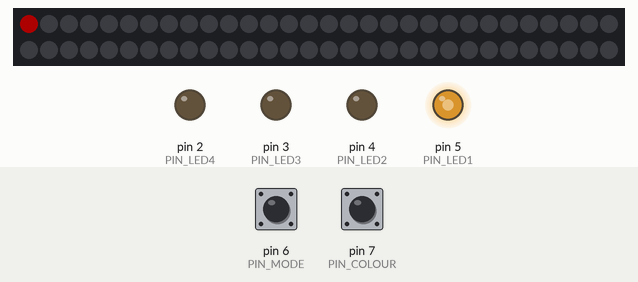
Simulated run of this sketch. Board: Arduino Uno, built with avr-gcc and run on an emulated ATmega328P. Shown: 60 RGB LEDs in strip order, left to right, continuing on the next row, output pins drawn as LEDs (lit = HIGH). Dashed ring = blinking. The test bench sets the inputs (shaded band); at power-on: pin 7 (PIN_COLOUR) HIGH, pin 6 (PIN_MODE) HIGH. Dim RGB values are drawn brighter than linear.

Above: at 1.6 s.
1.7 s: pin 7 (PIN_COLOUR) pulled LOW for 0.15 s
4.8 s: pin 6 (PIN_MODE) pulled LOW for 0.15 s
At 5.4 s:
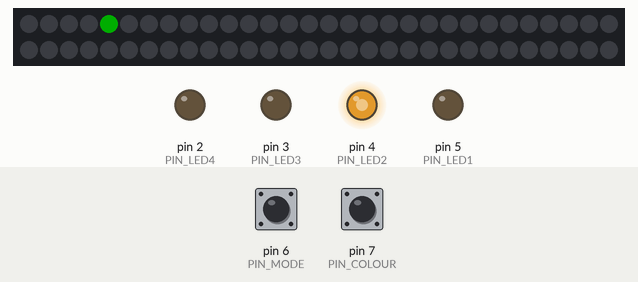
5.5 s: pin 6 (PIN_MODE) pulled LOW for 1 s
At 6.8 s:
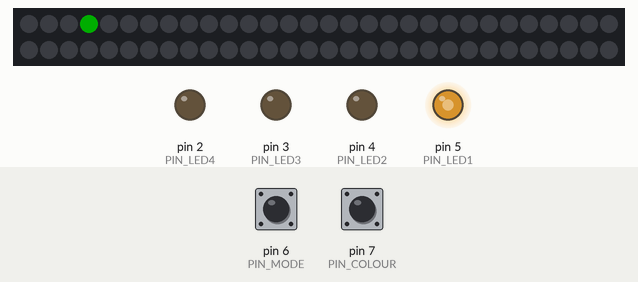
7.1 s: pin 6 (PIN_MODE) pulled LOW for 0.15 s
At 7.7 s:
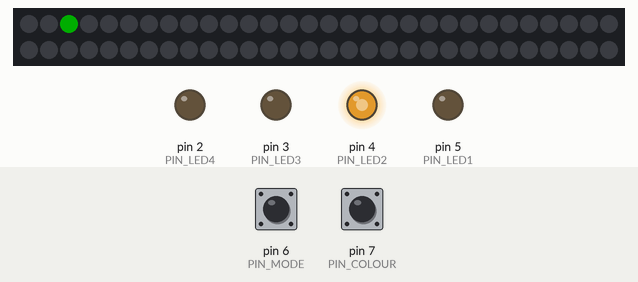
7.8 s: pin 7 (PIN_COLOUR) pulled LOW for 1 s
At 9.3 s:
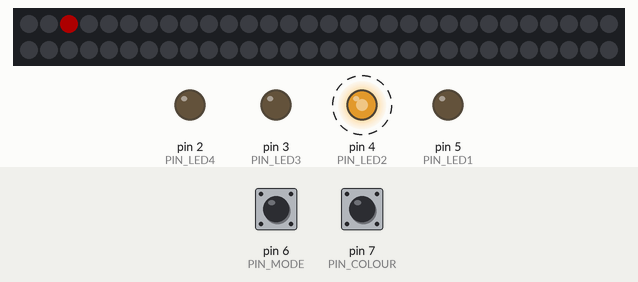
9.4 s: pin 6 (PIN_MODE) pulled LOW for 0.15 s
At 10.8 s:
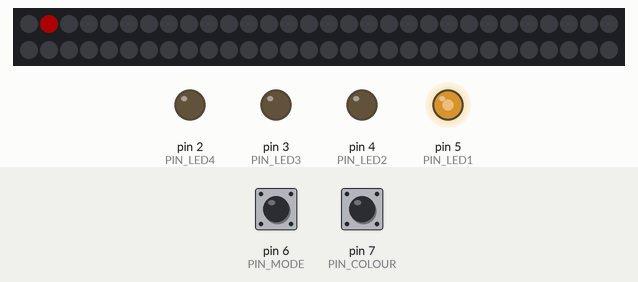
Timing chart, 0 to 11.1 s (numbered marks = the images above; inputs shaded):
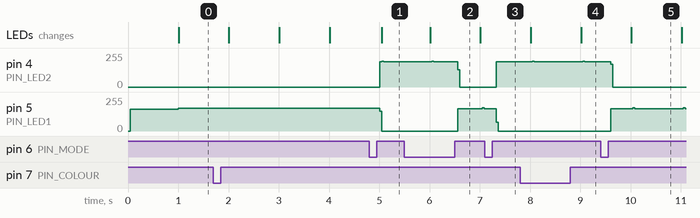

The sketch:

lightstick.ino
```cpp
/*
 * LightStick v1.1
 *
 */
#include <Adafruit_NeoPixel.h>

/* PARAMETERS --------------------------------------*/
// Number of rgb in strip.
#define NUM_STRIP 60

// Button Debounce time.
unsigned long debounceDelay = 50;

unsigned long programDelay = 1000;

/* Pin Definitions. --------------------------------*/
// Strip.
#define PIN_STRIP 9
// Buttons. [YELLOW=D6, GREEN=D7]
#define PIN_COLOUR 7
#define PIN_MODE 6
// LEDs.
#define PIN_LED1 5
#define PIN_LED2 4
#define PIN_LED3 3
#define PIN_LED4 2

/* Constants. --------------------------------------*/
// Program Modes.
#define MODE_TOTAL 2
#define MODE_1 0
#define MODE_2 1
#define MODE_3 2
#define MODE_4 3

// Program Colours.
#define COLOUR_TOTAL 2
#define COLOUR_RED 0
#define COLOUR_GREEN 1

/* Variables. --------------------------------------*/
// WS2812 Pixels.
Adafruit_NeoPixel strip = Adafruit_NeoPixel(NUM_STRIP, PIN_STRIP, NEO_GRB + NEO_KHZ800);

int mode = 0;                 // Program Mode.
int colour = 0;               // Program Colour.

// Button variables.
int bsColour = HIGH;          // current reading from the colour button.
int lbsColour = HIGH;         // previous reading from the colour button.
unsigned long lbtColour = 0;  // Last time the state was toggled.
int bsMode = HIGH;
int lbsMode = HIGH;
unsigned long lbtMode = 0;

int currentStrip = 0;   // current RGB that's on.
unsigned long lastTimeProgram = 0;  // Last time RGB was updated.

void setup() {
  // Debug to console.
  Serial.begin(115200);

  // Set pin modes.
  pinMode(PIN_STRIP, OUTPUT);
  pinMode(PIN_COLOUR, INPUT_PULLUP);
  pinMode(PIN_MODE, INPUT_PULLUP);
  pinMode(PIN_LED1, OUTPUT);
  pinMode(PIN_LED2, OUTPUT);
  pinMode(PIN_LED3, OUTPUT);
  pinMode(PIN_LED4, OUTPUT);

  // Initial mode state.
  mode = MODE_1;
  colour = COLOUR_RED;
  setLED(mode);

  strip.begin();
  strip.setBrightness(50);
  strip.show();   // Initialize all pixels to 'off'
}


void loop() {

  button_read();  // Process button actions.
  setLED(mode);   // Change mode indicator.

  // Program Switch.
  switch(mode) {
    case MODE_4:

      break;
    case MODE_3:

      break;
    case MODE_2:
      handleReverseSequential();
      break;
    case MODE_1:
      handleSequential();
      break;
    default:
      // Fault. Revert to MODE_1.
      mode = MODE_1;
      break;
  }

}

// Set the specific LED based on the mode.
void setLED(int m) {

  // Switch all LEDs off.
  digitalWrite(PIN_LED1, LOW);
  digitalWrite(PIN_LED2, LOW);
  digitalWrite(PIN_LED3, LOW);
  digitalWrite(PIN_LED4, LOW);

  switch(m){
    case MODE_4:
      digitalWrite(PIN_LED4, HIGH);
      break;
    case MODE_3:
      digitalWrite(PIN_LED3, HIGH);
      break;
    case MODE_2:
      digitalWrite(PIN_LED2, HIGH);
      break;
    case MODE_1:
      digitalWrite(PIN_LED1, HIGH);
      break;
    default:
      // Keep all LEDs off.
      break;
  }
}

// Set a single RGB at i, coloured c.
void setSingleStrip(uint16_t i, uint32_t c) {

  // Catch invalid RGB.
  if(i < 0 || i >= NUM_STRIP) {
    return;
  }

  // Turn all off.
  for(int x = 0; x < NUM_STRIP; x++) {
    strip.setPixelColor(x, 0);
  }

  // Set rgb at i, and display.
  strip.setPixelColor(i, c);
  strip.show();
}

// Process actions from the buttons.
// Alters 'colour' and 'mode' variables.
void button_read() {

  // Read PIN_COLOUR.
  int readingColour = digitalRead(PIN_COLOUR);

  // Reset the debouncing timer if changed due to noise.
  if(readingColour != lbsColour) {
    lbtColour = millis();
  }

  if((millis() - lbtColour) > debounceDelay) {
    // if button state has changed.
    if(readingColour != bsColour) {
      bsColour = readingColour;

      // Only toggle state if new button state is high.
      if(bsColour == HIGH) {
        // If button is successfully registered,
        // Switch colours.
        colour = (colour + 1) % COLOUR_TOTAL; // Change colour.
      }
    }
  }
  // Save the button reading.
  lbsColour = readingColour;


  // Read PIN_MODE.
  int readingMode = digitalRead(PIN_MODE);

  // Reset the debouncing timer if changed due to noise.
  if(readingMode != lbsMode) {
    lbtMode = millis();
  }

  if((millis() - lbtMode) > debounceDelay) {
    // if button state has changed.
    if(readingMode != bsMode) {
      bsMode = readingMode;

      // Only toggle state if new button state is high.
      if(bsMode == HIGH) {
        // If button is successfully registered,
        // Switch modes.
        mode = (mode + 1) % MODE_TOTAL;  // Change mode.
      }
    }
  }
  // Save the button reading.
  lbsMode = readingMode;
}


//// Handle the off mode.
//void handleOff() {
//  for(int x = 0; x < NUM_STRIP; x++) {
//    strip.setPixelColor(x, 0);
//  }
//  strip.show();
//}

void handleSequential() {

  if((millis() - lastTimeProgram) > 1000) {
    lastTimeProgram = millis();

    // Switch colour.
    uint32_t c;
    switch(colour) {
      case COLOUR_GREEN:
        c = strip.Color(0,255,0);
        break;
      case COLOUR_RED:
        c = strip.Color(255,0,0);
        break;
      default:
        colour = COLOUR_RED;
        c = strip.Color(255,0,0);
    }

    // Turn the LED on.
    setSingleStrip(currentStrip, c);

    // Move to next LED.
    currentStrip = (currentStrip + 1) % NUM_STRIP;


  } /* END program delay. */
}


void handleReverseSequential() {

  if((millis() - lastTimeProgram) > 1000) {
    lastTimeProgram = millis();

    // Switch colour.
    uint32_t c;
    switch(colour) {
      case COLOUR_GREEN:
        c = strip.Color(0,255,0);
        break;
      case COLOUR_RED:
        c = strip.Color(255,0,0);
        break;
      default:
        colour = COLOUR_RED;
        c = strip.Color(255,0,0);
    }

    // Turn the LED on.
    setSingleStrip(currentStrip, c);

    // Move to next LED.
    currentStrip = (NUM_STRIP + currentStrip - 1) % NUM_STRIP;


  } /* END program delay. */
}
```

Measured:
- after the input at 4.8 s, pin 4 (PIN_LED2): 0/255 → 189/255 after 0.20 s; pin 5 (PIN_LED1): 170/255 → 0/255 after 0.20 s
- after the input at 5.5 s, pin 5 (PIN_LED1): 0/255 → 166/255 after 1.1 s
- after the input at 7.1 s, pin 4 (PIN_LED2): 0/255 → 189/255 after 0.22 s; pin 5 (PIN_LED1): 166/255 → 0/255 after 0.22 s
- after the input at 7.8 s, the LEDs: first differ from a run without the input after 1.2 s (image 4)
- after the input at 9.4 s, pin 5 (PIN_LED1): 0/255 → 166/255 after 0.20 s
